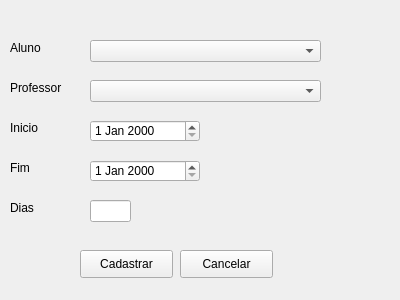
<?xml version="1.0" encoding="UTF-8"?>
<ui version="4.0">
 <class>addTreino</class>
 <widget class="QWidget" name="addTreino">
  <property name="geometry">
   <rect>
    <x>0</x>
    <y>0</y>
    <width>400</width>
    <height>300</height>
   </rect>
  </property>
  <property name="windowTitle">
   <string>Form</string>
  </property>
  <property name="windowIcon">
   <iconset>
    <normaloff>icone.png</normaloff>icone.png</iconset>
  </property>
  <widget class="QComboBox" name="comboBox">
   <property name="geometry">
    <rect>
     <x>90</x>
     <y>40</y>
     <width>231</width>
     <height>22</height>
    </rect>
   </property>
  </widget>
  <widget class="QComboBox" name="comboBox_2">
   <property name="geometry">
    <rect>
     <x>90</x>
     <y>80</y>
     <width>231</width>
     <height>22</height>
    </rect>
   </property>
  </widget>
  <widget class="QLineEdit" name="lineEdit">
   <property name="geometry">
    <rect>
     <x>90</x>
     <y>200</y>
     <width>41</width>
     <height>22</height>
    </rect>
   </property>
  </widget>
  <widget class="QDateEdit" name="dateEdit">
   <property name="geometry">
    <rect>
     <x>90</x>
     <y>120</y>
     <width>110</width>
     <height>22</height>
    </rect>
   </property>
  </widget>
  <widget class="QDateEdit" name="dateEdit_2">
   <property name="geometry">
    <rect>
     <x>90</x>
     <y>160</y>
     <width>110</width>
     <height>22</height>
    </rect>
   </property>
  </widget>
  <widget class="QLabel" name="label">
   <property name="geometry">
    <rect>
     <x>10</x>
     <y>40</y>
     <width>55</width>
     <height>16</height>
    </rect>
   </property>
   <property name="text">
    <string>Aluno</string>
   </property>
  </widget>
  <widget class="QLabel" name="label_2">
   <property name="geometry">
    <rect>
     <x>10</x>
     <y>80</y>
     <width>55</width>
     <height>16</height>
    </rect>
   </property>
   <property name="text">
    <string>Professor</string>
   </property>
  </widget>
  <widget class="QLabel" name="label_3">
   <property name="geometry">
    <rect>
     <x>10</x>
     <y>120</y>
     <width>55</width>
     <height>16</height>
    </rect>
   </property>
   <property name="text">
    <string>Inicio</string>
   </property>
  </widget>
  <widget class="QLabel" name="label_4">
   <property name="geometry">
    <rect>
     <x>10</x>
     <y>160</y>
     <width>55</width>
     <height>16</height>
    </rect>
   </property>
   <property name="text">
    <string>Fim</string>
   </property>
  </widget>
  <widget class="QLabel" name="label_5">
   <property name="geometry">
    <rect>
     <x>10</x>
     <y>200</y>
     <width>55</width>
     <height>16</height>
    </rect>
   </property>
   <property name="text">
    <string>Dias</string>
   </property>
  </widget>
  <widget class="QPushButton" name="pushButton">
   <property name="geometry">
    <rect>
     <x>80</x>
     <y>250</y>
     <width>93</width>
     <height>28</height>
    </rect>
   </property>
   <property name="text">
    <string>Cadastrar</string>
   </property>
  </widget>
  <widget class="QPushButton" name="pushButton_2">
   <property name="geometry">
    <rect>
     <x>180</x>
     <y>250</y>
     <width>93</width>
     <height>28</height>
    </rect>
   </property>
   <property name="text">
    <string>Cancelar</string>
   </property>
  </widget>
 </widget>
 <resources/>
 <connections/>
</ui>
